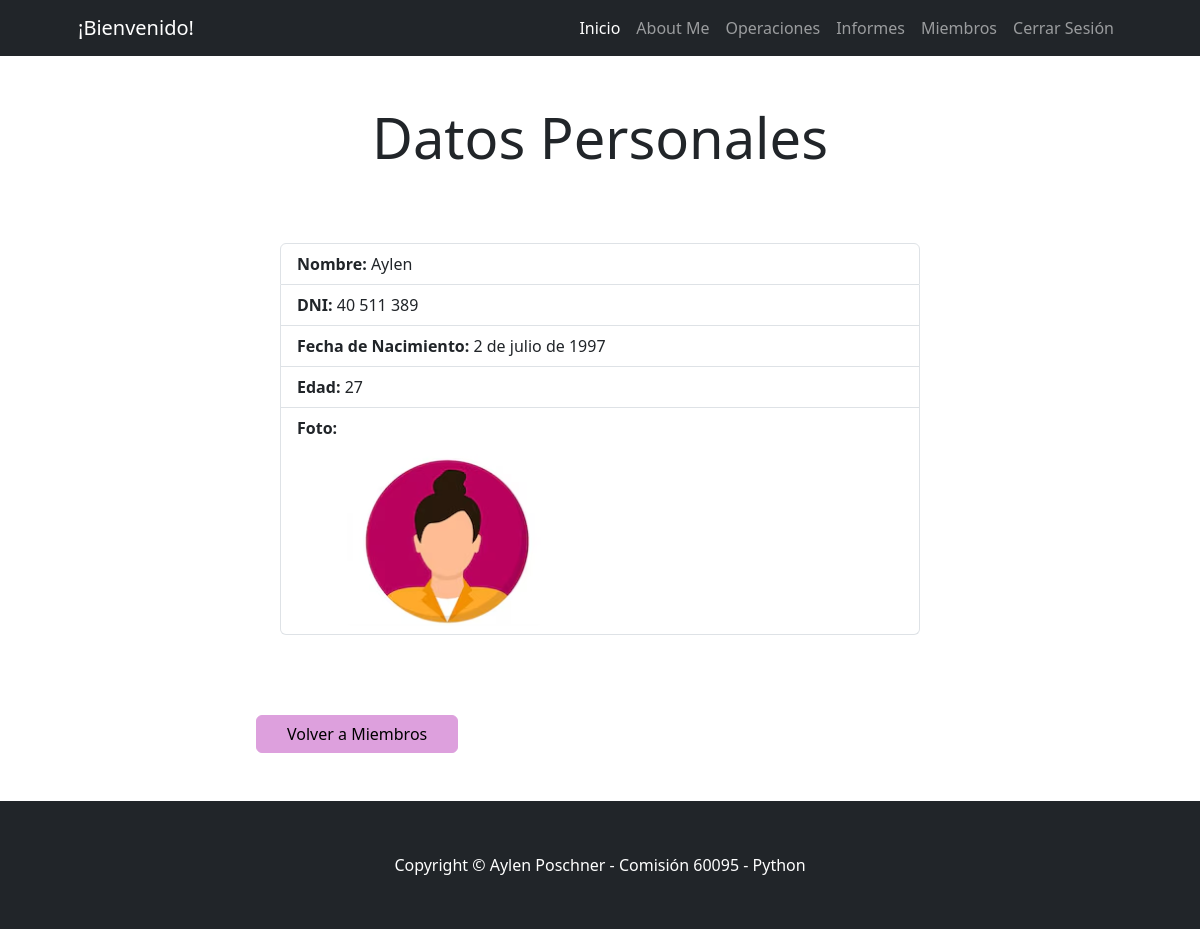
The app's page /gestion/usuario/detail/1 (signed in) with its own data.
### gestion/models.py (models this page shows, shortened)
class Usuario(models.Model):
    usuario = models.OneToOneField(User, on_delete=models.CASCADE, related_name='Usuario')
    dni = models.IntegerField(unique=True,null=True)
    fecha_nacimiento = models.DateField()
    foto = models.ImageField(upload_to='imagenes_perfil', blank=True, null=True)
    @property
    def calcular_edad(self):
        hoy = datetime.today()
        if hoy.month < self.fecha_nacimiento.month:
            edad = hoy.year - self.fecha_nacimiento.year -1
        else:
            edad = hoy.year - self.fecha_nacimiento.year
        return edad

### gestion/views_models/usuario.py (the view)
# urls.py: path("usuario/detail/<int:pk>", usuario.UsuarioDetailView.as_view(), name="usuario_detail"),
class UsuarioDetailView(DetailView):
    model = Usuario

### gestion/templates/gestion/usuario_detail.html
{% extends 'core/base.html' %}
{% load static %}
{% block contenido %}
<div class="container px-4 px-lg-5">
    <div class="row justify-content-center my-5">
        <div class="col-lg-8 text-center">
            <h4 class="display-4 mb-4">Datos Personales</h4>
        </div>
        <div class="container px-4 px-lg-5 my-5">
            <div class="row justify-content-center">
                <div class="col-lg-8">
                    <ul class="list-group">
                        <li class="list-group-item">
                            <strong>Nombre:</strong> {{ object.usuario }}
                        </li>
                        <li class="list-group-item">
                            <strong>DNI:</strong> {{ object.dni }}
                        </li>
                        <li class="list-group-item">
                            <strong>Fecha de Nacimiento:</strong> {{ object.fecha_nacimiento }}
                        </li>
                        <li class="list-group-item">
                            <strong>Edad:</strong> {{ object.calcular_edad }}
                        </li>
                        <li class="list-group-item">
                            <strong>Foto:</strong>
                            <div class="mt-2">
                                {% if object.foto %}
                                    <img src="{{ object.foto.url }}" alt="Foto" class="img-fluid rounded" style="max-width: 200px;margin-left: 50px;">
                                {% else %}
                                    <em>Sin avatar</em>
                                {% endif %}
                            </div>
                        </li>
                    </ul>
                </div>
            </div>
        </div>
        <div class="col-lg-8 mt-4">
            <a href="{% url 'gestion:usuario_list' %}" class="btn btn-primary mt-2" style="background-color: plum; border-color: plum; color: black; padding-left: 30px; padding-right: 30px;">Volver a Miembros</a>
        </div>
    </div>
</div>
{% endblock contenido %}

### records on screen
Usuario: usuario "Aylen", dni "40 511 389", fecha_nacimiento "2 de julio de 1997", calcular_edad "27", foto (picture)
